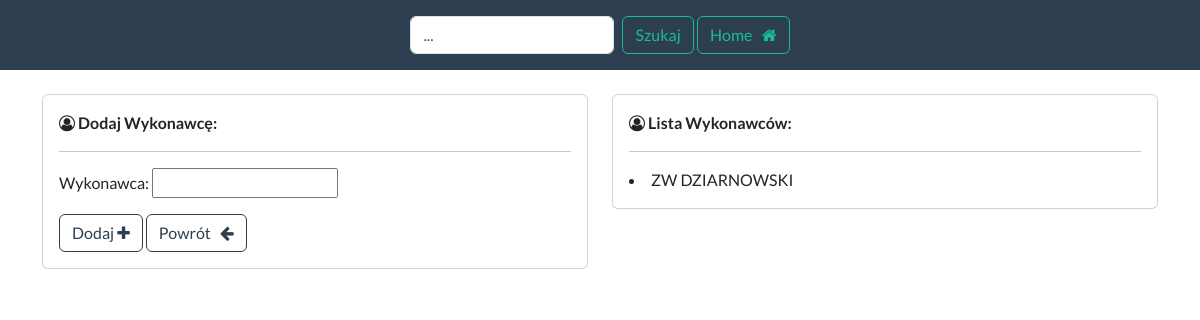
The page /umowy/add_contractor/ (signed in) on the database as committed earlier.
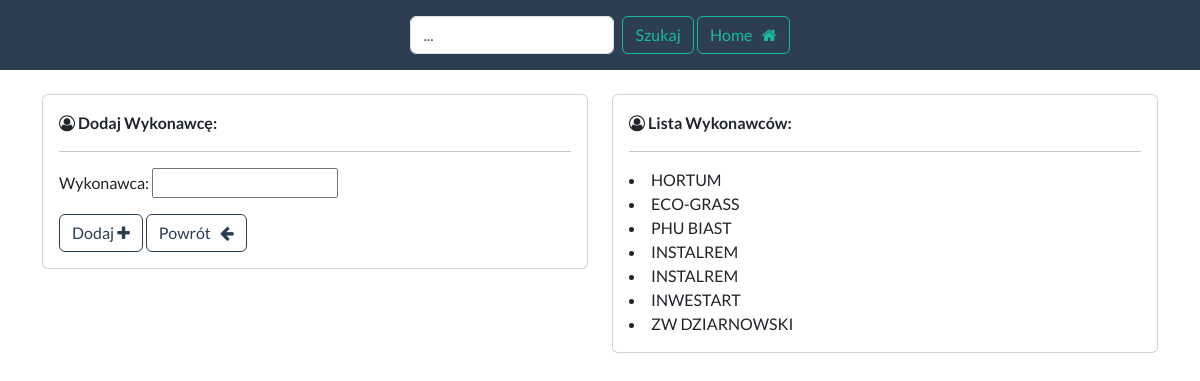
The same page on the database as committed later.
### umowy/models.py (models this page shows, shortened)
class Contract(models.Model):
    contractor = models.ForeignKey(Contractor, on_delete=models.CASCADE)
    description = models.TextField()
    start_date = models.DateField()
    end_date = models.DateField(blank=True, null=True)
    indefinite = models.CharField(max_length=100, blank=True, null=True)
    status = models.CharField(max_length=100, default='Aktywna')
    place = models.CharField(max_length=20, blank=True, null=True)

class Contractor(models.Model):
    name = models.CharField(max_length=100)

### umowy/views.py (the view)
# urls.py: path('add_contractor/', views.add_contractor, name='add_contractor'),
@login_required(login_url="login")
def add_contractor(request):
    contracts = Contract.objects.all()
    if request.method == 'POST':
        form = ContractorForm(request.POST, request.FILES)
        if form.is_valid():
            name = form.cleaned_data.get('name')
            existing_contractor = Contractor.objects.filter(name__iexact=name).exists()
            if existing_contractor:
                messages.error(request, f"Wykonawca '{name}' już jest w bazie.")
            else:
                form.save()
                return redirect('dashboard_contracts')
        else:
            messages.error(request, "Błędy w formularzu.")  # Display form errors
    else:
        form = ContractorForm()
    return render(request, 'add-contractor.html', {'form': form, 'contracts': contracts})

### umowy/forms.py
class ContractorForm(forms.ModelForm):
    class Meta:
        model = Contractor
        fields = ['name']
        labels = {'name': 'Wykonawca'}

### umowy/templates/add-contractor.html (shortened to what this page needs)
{% extends 'base-contract.html' %}
{% load crispy_forms_tags %}
{% load static %}
{% block content %}
    <div class="row">
        <div class="col-sm-6 mb-3 mb-sm-0">
            <div class="card">
                <div class="card-body">
                <i class="fa fa-user-circle-o" aria-hidden="true"></i>
                    <strong>Dodaj Wykonawcę:</strong>
                    <hr>
                    <form method="post" enctype="multipart/form-data">
                        {{ form.as_p }}
                        <button class="btn btn-outline-primary" type="submit">Dodaj <i
                                class="fa fa-plus"></i></button>
                        <a href="{% url 'dashboard_contracts' %}" class="btn btn-outline-primary"> Powrót &nbsp; <i
                                class="fa fa-arrow-left"></i> </a>
                    </form>
                </div>
            </div>
        </div>
        <div class="col-sm-6 mb-3 mb-sm-0">
            <div class="card">
                <div class="card-body">
                <i class="fa fa-user-circle-o" aria-hidden="true"></i>
                    <strong>Lista Wykonawców:</strong>
                    <hr>
                {% for contract in contracts %}
                <li>  {{ contract.contractor.name }} </li>
                {% endfor %}
                </div></div></div>
    </div>
{% endblock %}

Rows that differ between the two databases and show on the page:
added Contract: contractor.name "HORTUM"
added Contract: contractor.name "ECO-GRASS"
added Contract: contractor.name "PHU BIAST"
added Contract: contractor.name "INSTALREM"
added Contract: contractor.name "INSTALREM"
added Contract: contractor.name "INWESTART"
